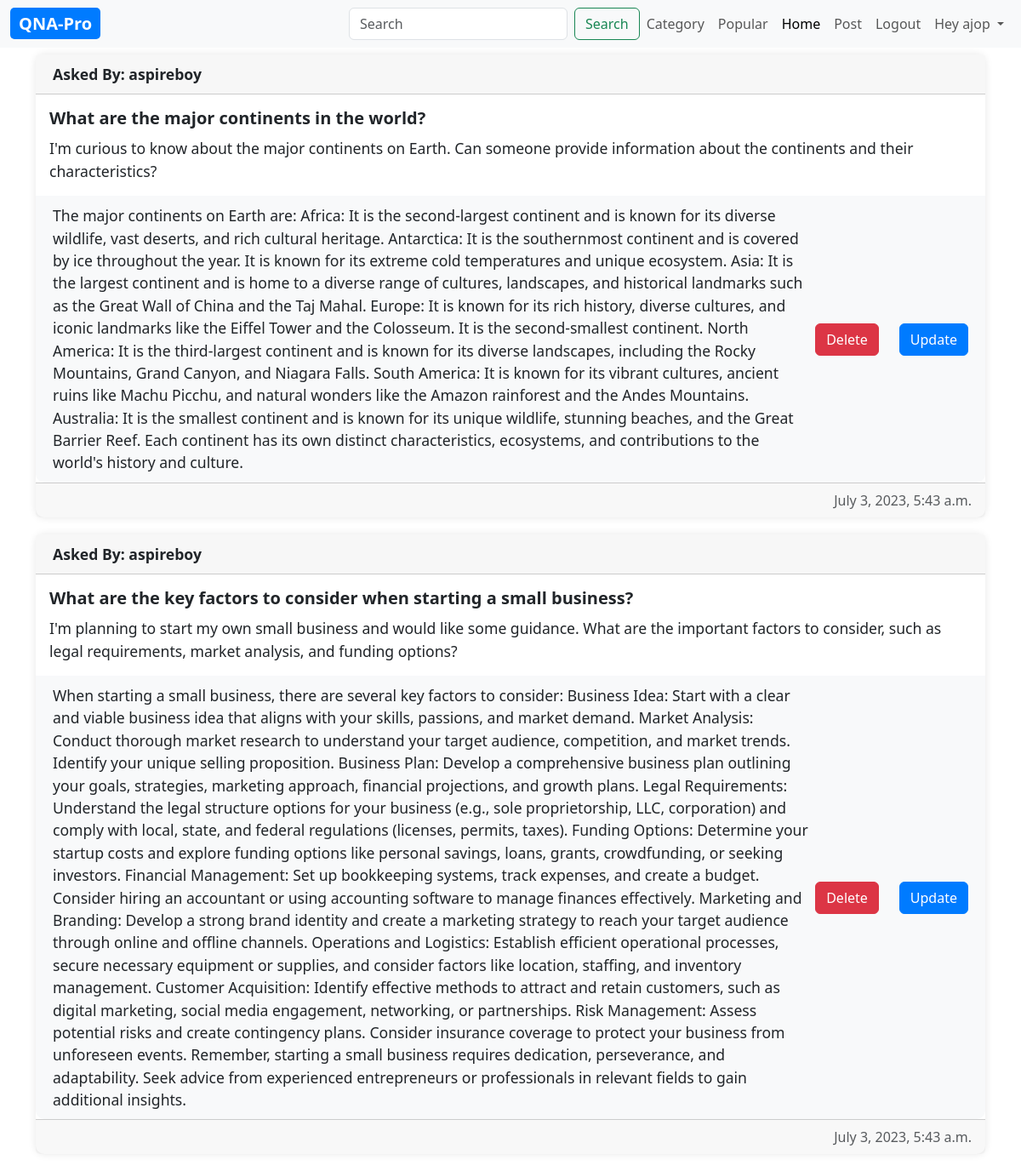
Screenshot of /my_answered_questions (signed in) with the database file from the repository.
### main/models.py (models this page shows, shortened)
class Question(models.Model):
    author = models.ForeignKey(User,on_delete=models.CASCADE)
    title = models.CharField(max_length=200)
    description = models.TextField()
    created_at = models.DateTimeField(auto_now_add=True)
    updated_at = models.DateTimeField(auto_now=True)
    category_id = models.IntegerField(default=0)

class Answer(models.Model):
    answer_text = models.TextField()
    for_question = models.ForeignKey(Question,on_delete=models.CASCADE)
    given_by = models.ForeignKey(User,on_delete=models.CASCADE)
    given_at = models.DateField(auto_now_add=True)
    updated_at = models.DateTimeField(auto_now=True)

### main/views.py (the view)
# urls.py: path('my_answered_questions',views.my_answered_questions,name='my_answered_questions'),
@login_required(login_url='/login')
def my_answered_questions(request):
    my_answered = Answer.objects.filter(given_by=request.user)
    my_questions = []
    for answer in my_answered:
        my_questions.append(answer.for_question)
    return render(request, 'main/my_answered_questions.html', {'my_questions': my_questions , 'my_answered': my_answered})

### main/templates/main/my_answered_questions.html (shortened to what this page needs)
{% extends 'main/base.html' %}
{% block content %}
    {% for question in my_questions %}
        <div class="card mt-2">
            <div class="card-header">
                <strong>Asked By: {{ question.author.username }}</strong>
            </div>
            <div class="card-body">
                <h5 class="card-title">{{ question.title }}</h5>
                <p class="card-text">{{ question.description }}</p>
            </div>
            {% for answer in my_answered %}
                {% if answer.for_question_id == question.id %}
                    <div class="card-body bg-light">
                        <div class="row">
                            <div class="col-10">
                                <p class="card-text mb-0">{{ answer.answer_text }}</p>
                            </div>
                            <div class="col-2 d-flex justify-content-end align-items-center">
                                <form method="post" action="{% url 'delete_answer' %}" onsubmit="return confirmDelete()">
                                    <button type="submit" class="btn btn-danger me-4">Delete</button>
                                </form>
                                <a href="{% url 'update_answer' question.id %}" class="btn btn-primary">Update</a>
                            </div>
                        </div>
                    </div>
                {% endif %}
            {% endfor %}
            <div class="card-footer text-muted">
                <div class="float-end">
                    {{ question.created_at }}
                </div>
            </div>
        </div>
    {% empty %}
        <h1>Not Answered Yet</h1>
    {% endfor %}
{% endblock %}

### main/templates/main/base.html (shortened to what this page needs)
{% load static %}
<!DOCTYPE html>
<html lang="en">
<head>
    <link rel="stylesheet" href="https://cdn.jsdelivr.net/npm/bootstrap@5.3.0-alpha2/dist/css/bootstrap.min.css">
    <link rel="stylesheet" href="https://cdnjs.cloudflare.com/ajax/libs/font-awesome/5.15.4/css/all.min.css">
</head>
<body>
    <nav class="navbar navbar-expand-lg navbar-light text-bg-light">
		<div class="container-fluid">
			<a class="navbar-brand" href="/home">
                <span class="logo">QNA-Pro</span>
              </a>
			<div class="collapse navbar-collapse justify-content-end" id="navbarNav">
                <form class="d-flex" method="GET" action="{% url 'search_question' %}">
                    <input class="form-control me-2" type="search" placeholder="Search" aria-label="Search" name="q">
                    <button class="btn btn-outline-success" type="submit">Search</button>
                </form>
                <ul class="navbar-nav mr-auto">
                    <li class="nav-item">
                        <a class="nav-link" href="/category">Category</a>
                    </li>
                </ul>
                <ul class="navbar-nav mr-auto">
                    <li class="nav-item">
                        <a class="nav-link" href="/popular">Popular</a>
                    </li>
                </ul>
				<ul class="navbar-nav">
					<li class="nav-item">
						<a class="nav-link active" aria-current="page" href="/">Home</a>
					</li>
					<li class="nav-item">
						<a class="nav-link" href="/create_question">Post</a>
					</li>
					<li class="nav-item">
                        {% if user.is_authenticated%}
                        <a class="nav-link" href="/logout">Logout</a>
                        {% else %}
						<a class="nav-link" href="/login">Login</a>
                        {% endif %}
					</li>
                    {% if user.is_authenticated %}
                    <li class="nav-item dropdown">
                        <a class="nav-link dropdown-toggle" href="#" id="navbarDropdownMenuLink" role="button" data-bs-toggle="dropdown" aria-expanded="false">
                        Hey {{ user.username}}
                        </a>
                    </li>
                    {% endif %}
				</ul>
			</div>
		</div>
	</nav>
    <div class="container">
        {% block content%}
        {% endblock %}
    </div>
</body>
</html>

### main/templates/main/base.html (style rules this page uses)
.logo { font-size: 20px; font-weight: bold; color: #fff; background-color: #007bff; padding: 5px 10px; border-radius: 5px; }

### main/templates/main/my_answered_questions.html (style rules this page uses)
.card { border: none; border-radius: 10px; box-shadow: 0 0 10px rgba(0, 0, 0, 0.1); margin-bottom: 20px; }
.card-header { background-color: #f7f7f7; border-radius: 10px 10px 0 0; font-size: 1.1rem; font-weight: bold; padding: 10px 20px; }
.card-title { font-weight: bold; margin-bottom: 10px; }
.card-text { font-size: 1.1rem; }
.bg-light { background-color: #f7f7f7; border-radius: 0 0 10px 10px; padding: 10px 20px; }
.btn-danger { background-color: #dc3545; border-color: #dc3545; }
.btn-primary { background-color: #007bff; border-color: #007bff; }

### rows the page displays
Question: author.username "aspireboy", title "What are the major continents in the world?", description "I'm curious to know about the major continents on Earth. Can someone provide information about the continents and their characteristics?", created_at "July 3, 2023, 5:43 a.m."
Answer: answer_text "The major continents on Earth are: Africa: It is the second-largest continent and is known for its diverse wildlife, vast deserts, and rich cultural heritage. Antarctica: It is the southernmost continent and is covered by ice throughout the year. It is known for its extreme cold temperatures and unique ecosystem. Asia: It is the largest continent and is home to a diverse range of cultures, landscapes, and historical landmarks such as the Great Wall of China and the Taj Mahal. Europe: It is known for its rich history, diverse cultures, and iconic landmarks like the Eiffel Tower and the Colosseum. It is the second-smallest continent. North America: It is the third-largest continent and is…"
Question: author.username "aspireboy", title "What are the key factors to consider when starting a small business?", description "I'm planning to start my own small business and would like some guidance. What are the important factors to consider, such as legal requirements, market analysis, and funding options?", created_at "July 3, 2023, 5:43 a.m."
Answer: answer_text "When starting a small business, there are several key factors to consider: Business Idea: Start with a clear and viable business idea that aligns with your skills, passions, and market demand. Market Analysis: Conduct thorough market research to understand your target audience, competition, and market trends. Identify your unique selling proposition. Business Plan: Develop a comprehensive business plan outlining your goals, strategies, marketing approach, financial projections, and growth plans. Legal Requirements: Understand the legal structure options for your business (e.g., sole proprietorship, LLC, corporation) and comply with local, state, and federal regulations (licenses, permits,…"

### other values shown
{{ user.username }} "ajop"
